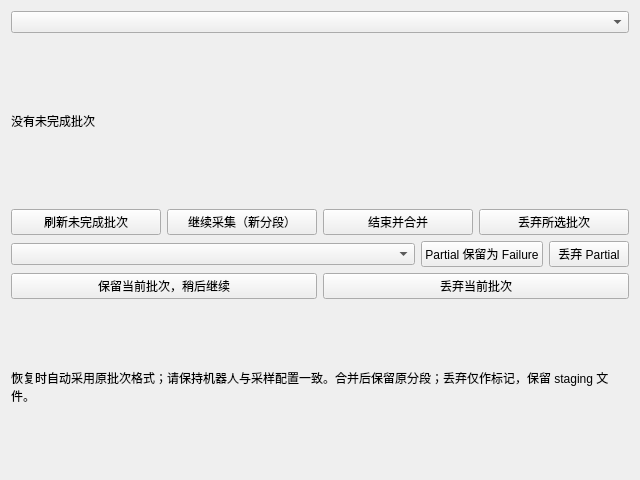
<?xml version='1.0' encoding='utf-8'?>
<ui version="4.0">
 <class>RecoveryPanel</class>
 <widget class="QWidget" name="RecoveryPanel">
  <property name="geometry">
   <rect>
    <x>0</x>
    <y>0</y>
    <width>640</width>
    <height>480</height>
   </rect>
  </property>
  <property name="sizePolicy">
   <sizepolicy hsizetype="Preferred" vsizetype="Preferred">
    <horstretch>0</horstretch>
    <verstretch>0</verstretch>
   </sizepolicy>
  </property>
  <layout class="QVBoxLayout" name="recovery_VBoxLayout_1" stretch="0,0,0,0,0,0">
   <property name="leftMargin">
    <number>11</number>
   </property>
   <property name="topMargin">
    <number>11</number>
   </property>
   <property name="rightMargin">
    <number>11</number>
   </property>
   <property name="bottomMargin">
    <number>11</number>
   </property>
   <property name="spacing">
    <number>6</number>
   </property>
   <item>
    <widget class="QComboBox" name="recovery_batches">
     <property name="sizePolicy">
      <sizepolicy hsizetype="Preferred" vsizetype="Fixed">
       <horstretch>0</horstretch>
       <verstretch>0</verstretch>
      </sizepolicy>
     </property>
     <property name="editable">
      <bool>false</bool>
     </property>
     <property name="currentIndex">
      <number>-1</number>
     </property>
    </widget>
   </item>
   <item>
    <widget class="QLabel" name="recovery_summary">
     <property name="sizePolicy">
      <sizepolicy hsizetype="Preferred" vsizetype="Preferred">
       <horstretch>0</horstretch>
       <verstretch>0</verstretch>
      </sizepolicy>
     </property>
     <property name="text">
      <string>没有未完成批次</string>
     </property>
     <property name="wordWrap">
      <bool>true</bool>
     </property>
     <property name="alignment">
      <set>Qt::AlignLeft|Qt::AlignVCenter</set>
     </property>
     <property name="textInteractionFlags">
      <set>Qt::LinksAccessibleByMouse</set>
     </property>
    </widget>
   </item>
   <item>
    <layout class="QHBoxLayout" name="recovery_HBoxLayout_1" stretch="0,0,0,0">
     <property name="leftMargin">
      <number>0</number>
     </property>
     <property name="topMargin">
      <number>0</number>
     </property>
     <property name="rightMargin">
      <number>0</number>
     </property>
     <property name="bottomMargin">
      <number>0</number>
     </property>
     <property name="spacing">
      <number>6</number>
     </property>
     <item>
      <widget class="QPushButton" name="recovery_refresh_button">
       <property name="sizePolicy">
        <sizepolicy hsizetype="Minimum" vsizetype="Fixed">
         <horstretch>0</horstretch>
         <verstretch>0</verstretch>
        </sizepolicy>
       </property>
       <property name="text">
        <string>刷新未完成批次</string>
       </property>
      </widget>
     </item>
     <item>
      <widget class="QPushButton" name="recovery_resume_button">
       <property name="sizePolicy">
        <sizepolicy hsizetype="Minimum" vsizetype="Fixed">
         <horstretch>0</horstretch>
         <verstretch>0</verstretch>
        </sizepolicy>
       </property>
       <property name="text">
        <string>继续采集（新分段）</string>
       </property>
      </widget>
     </item>
     <item>
      <widget class="QPushButton" name="recovery_finalize_button">
       <property name="sizePolicy">
        <sizepolicy hsizetype="Minimum" vsizetype="Fixed">
         <horstretch>0</horstretch>
         <verstretch>0</verstretch>
        </sizepolicy>
       </property>
       <property name="text">
        <string>结束并合并</string>
       </property>
      </widget>
     </item>
     <item>
      <widget class="QPushButton" name="recovery_discard_button">
       <property name="sizePolicy">
        <sizepolicy hsizetype="Minimum" vsizetype="Fixed">
         <horstretch>0</horstretch>
         <verstretch>0</verstretch>
        </sizepolicy>
       </property>
       <property name="text">
        <string>丢弃所选批次</string>
       </property>
      </widget>
     </item>
    </layout>
   </item>
   <item>
    <layout class="QHBoxLayout" name="recovery_HBoxLayout_2" stretch="1,0,0">
     <property name="leftMargin">
      <number>0</number>
     </property>
     <property name="topMargin">
      <number>0</number>
     </property>
     <property name="rightMargin">
      <number>0</number>
     </property>
     <property name="bottomMargin">
      <number>0</number>
     </property>
     <property name="spacing">
      <number>6</number>
     </property>
     <item>
      <widget class="QComboBox" name="recovery_partials">
       <property name="sizePolicy">
        <sizepolicy hsizetype="Preferred" vsizetype="Fixed">
         <horstretch>0</horstretch>
         <verstretch>0</verstretch>
        </sizepolicy>
       </property>
       <property name="editable">
        <bool>false</bool>
       </property>
       <property name="currentIndex">
        <number>-1</number>
       </property>
      </widget>
     </item>
     <item>
      <widget class="QPushButton" name="recovery_failure_button">
       <property name="sizePolicy">
        <sizepolicy hsizetype="Minimum" vsizetype="Fixed">
         <horstretch>0</horstretch>
         <verstretch>0</verstretch>
        </sizepolicy>
       </property>
       <property name="text">
        <string>Partial 保留为 Failure</string>
       </property>
      </widget>
     </item>
     <item>
      <widget class="QPushButton" name="recovery_discard_partial_button">
       <property name="sizePolicy">
        <sizepolicy hsizetype="Minimum" vsizetype="Fixed">
         <horstretch>0</horstretch>
         <verstretch>0</verstretch>
        </sizepolicy>
       </property>
       <property name="text">
        <string>丢弃 Partial</string>
       </property>
      </widget>
     </item>
    </layout>
   </item>
   <item>
    <layout class="QHBoxLayout" name="recovery_HBoxLayout_3" stretch="0,0">
     <property name="leftMargin">
      <number>0</number>
     </property>
     <property name="topMargin">
      <number>0</number>
     </property>
     <property name="rightMargin">
      <number>0</number>
     </property>
     <property name="bottomMargin">
      <number>0</number>
     </property>
     <property name="spacing">
      <number>6</number>
     </property>
     <item>
      <widget class="QPushButton" name="recovery_suspend_button">
       <property name="sizePolicy">
        <sizepolicy hsizetype="Minimum" vsizetype="Fixed">
         <horstretch>0</horstretch>
         <verstretch>0</verstretch>
        </sizepolicy>
       </property>
       <property name="text">
        <string>保留当前批次，稍后继续</string>
       </property>
      </widget>
     </item>
     <item>
      <widget class="QPushButton" name="recovery_discard_current_button">
       <property name="sizePolicy">
        <sizepolicy hsizetype="Minimum" vsizetype="Fixed">
         <horstretch>0</horstretch>
         <verstretch>0</verstretch>
        </sizepolicy>
       </property>
       <property name="text">
        <string>丢弃当前批次</string>
       </property>
      </widget>
     </item>
    </layout>
   </item>
   <item>
    <widget class="QLabel" name="recovery_Label_1">
     <property name="sizePolicy">
      <sizepolicy hsizetype="Preferred" vsizetype="Preferred">
       <horstretch>0</horstretch>
       <verstretch>0</verstretch>
      </sizepolicy>
     </property>
     <property name="text">
      <string>恢复时自动采用原批次格式；请保持机器人与采样配置一致。合并后保留原分段；丢弃仅作标记，保留 staging 文件。</string>
     </property>
     <property name="wordWrap">
      <bool>true</bool>
     </property>
     <property name="alignment">
      <set>Qt::AlignLeft|Qt::AlignVCenter</set>
     </property>
     <property name="textInteractionFlags">
      <set>Qt::LinksAccessibleByMouse</set>
     </property>
    </widget>
   </item>
  </layout>
 </widget>
 <resources />
 <connections />
</ui>
